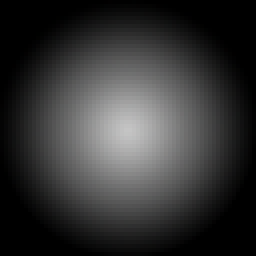
#> input picture fos/core/tests/data/BigGlow3.bmp, 64 x 64 px (shown 4 times larger)
$ python -i text.py   (imports and definitions only)   (Python 2 division)
#> lines starting #> are read from the running program, lines starting #| are printed output that depends on the picture

import os, sys
import subprocess
import numpy as np
import OpenGL.GL as gl
import Image
import PIL.ImageOps as iops

class TeX(object):

    # [239 lines left out: functions __init__, init, load_image, display, not called in this run]


class PNG(object):

    def __init__(self,fname):

#> called with fname = 'tests/data/BigGlow3.bmp'
        self.fname = fname

        self.viewport = (0,0, 1080,800)

        self.bgcolor = (1., 1., 1.)

        self.position = [0,0,0]

        self.near_pick = None

        self.far_pick = None

        self.size = None

        self.win_size = None

        self.data = None

        self.alpha = 255 # 0 - 255

        self.rm_blackish = True

        self.list_index = None

        self.magnification = 400

        self.compression = 1

        self.invert = True


        img = Image.open(self.fname)
#> img is the input picture: PIL image 64x64 RGB; mean R, G, B 51.8, 51.8, 51.8

        img = img.transpose(Image.FLIP_TOP_BOTTOM)

        self.size = img.size
#> self.size = (64, 64)

        self.img = img


    def init(self):


        self.load_image()


    def load_image(self):


        img=self.img


        if self.invert == True:

            rgbi=iops.invert(img.convert('RGB'))
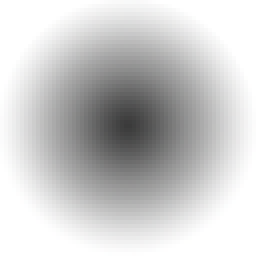
#> rgbi: PIL image 64x64 RGB (shown 4 times larger); mean R, G, B 203.2, 203.2, 203.2

        else:

            rgbi=img.convert('RGB')

        rgbai=rgbi.convert('RGBA')

        if self.alpha != None:

            rgbai.putalpha(self.alpha)

        if self.rm_blackish:


            for x,y in np.ndindex(self.size[0],self.size[1]):

                r,g,b,a=rgbai.getpixel((x,y))

                #print x,y,r,g,b,a

                if r < 10 and g < 10 and b < 10:

                    #print x,y,r,g,b,a

                    rgbai.putpixel((x,y),(0,0,0,0))
#> this loop made 4096 passes
#> (r, g, b) on passes 1 to 3: (255, 255, 255), (255, 255, 255), (255, 255, 255)

        #for x,y in

        self.data=rgbai.tostring()

        x,y,width,height = gl.glGetIntegerv(gl.GL_VIEWPORT)

	width,height = width,height

        self.win_size=(width,height)

        self.list_index = gl.glGenLists(1)

        gl.glNewList( self.list_index,gl.GL_COMPILE)

        w,h = self.size

        gl.glEnable(gl.GL_ALPHA_TEST)

        gl.glAlphaFunc(gl.GL_GREATER,0)

        gl.glPixelStorei(gl.GL_PACK_ALIGNMENT, 1)

        gl.glPixelStorei(gl.GL_UNPACK_ALIGNMENT, 1)

        gl.glWindowPos3iv(self.position)

        gl.glDrawPixels(w, h,gl.GL_RGBA, gl.GL_UNSIGNED_BYTE, self.data)

        gl.glDisable(gl.GL_BLEND)

        gl.glEndList()


    def display(self):

        gl.glCallList(self.list_index)


# [14 lines not run here, left out]


>>> result = PNG('tests/data/BigGlow3.bmp').init()
#> (the call stopped at in load_image, `x,y,width,height = gl.glGetIntegerv(gl.GL_VIEWPORT)`: OpenGL is not available in this run)

$ run again, on fos/core/tests/data/Font.bmp
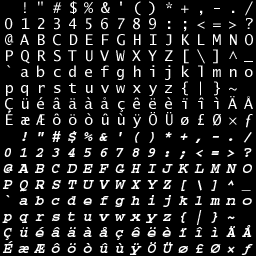
#> input picture fos/core/tests/data/Font.bmp, 256 x 256 px
#> in __init__, img is the input picture: PIL image 256x256 RGB; min 0, max 255, mean 28.7
#> in load_image, `rgbi=iops.invert(img.convert('RGB'))`:
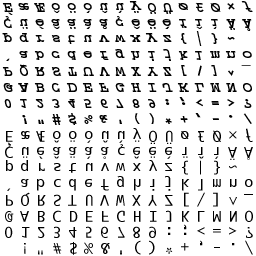
#> rgbi: PIL image 256x256 RGB; min 0, max 255, mean 226.3
#> the loop in load_image, `for x,y in np.ndindex(self.size[0],self.size[1]): ` made 65536 passes
#> (r, g, b) on passes 1 to 3: (255, 255, 255), (255, 255, 255), (255, 255, 255)
#> after the loop in load_image, `for x,y in np.ndindex(self.size[0],self.size[1]):`:
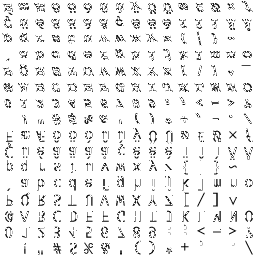
#> rgbai: PIL image 256x256 RGBA; mean R, G, B, A 226.3, 226.3, 226.3, 243.6; transparent parts drawn white

$ run again, on fos/core/tests/data/Halo3.bmp
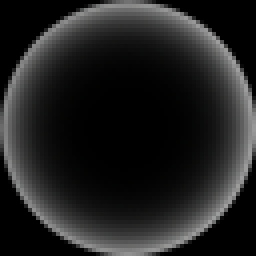
#> input picture fos/core/tests/data/Halo3.bmp, 64 x 64 px (shown 4 times larger)
#> in __init__, img is the input picture: PIL image 64x64 RGB; mean R, G, B 33.8, 33.8, 33.8
#> in __init__, `img = img.transpose(Image.FLIP_TOP_BOTTOM)`:
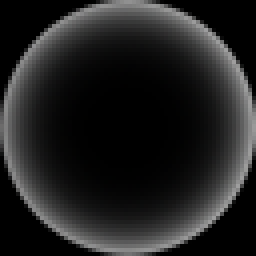
#> img: PIL image 64x64 RGB (shown 4 times larger); mean R, G, B 33.8, 33.8, 33.8
#> in load_image, `rgbi=iops.invert(img.convert('RGB'))`:
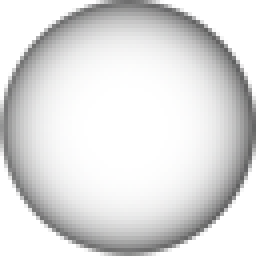
#> rgbi: PIL image 64x64 RGB (shown 4 times larger); mean R, G, B 221.2, 221.2, 221.2
#> the loop in load_image, `for x,y in np.ndindex(self.size[0],self.size[1]): ` made 4096 passes
#> (r, g, b) on passes 1 to 3: (255, 255, 255), (255, 255, 255), (255, 255, 255)
